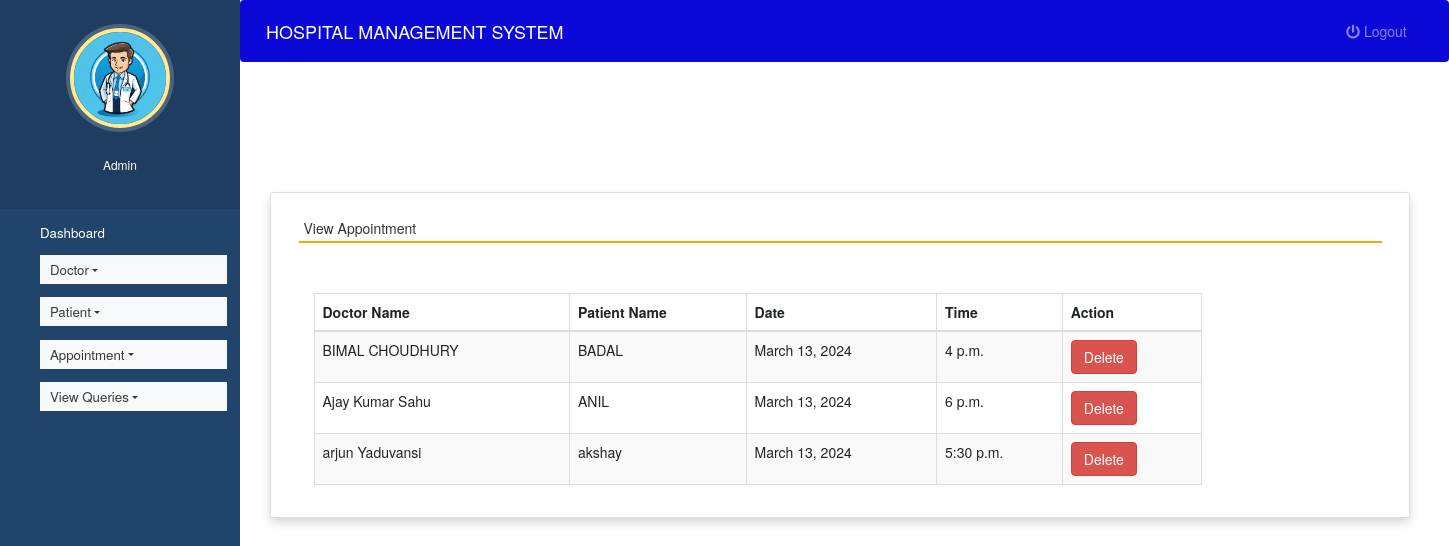
Screenshot of /view_appointment (signed in) with the database file from the repository.
### hospital/models.py (models this page shows, shortened)
class Appointment(models.Model):
    doctor = models.ForeignKey(Doctor,on_delete=models.CASCADE)
    patient = models.ForeignKey(Patient, on_delete=models.CASCADE)
    date1 = models.DateField()
    time1 = models.TimeField()

class Doctor(models.Model):
    name = models.CharField(max_length=50)
    mobile = models.IntegerField()
    special = models.CharField(max_length=50)
    def __str__(self):
       return self.name

class Patient(models.Model):
    name = models.CharField(max_length=50)
    gender = models.CharField(max_length=10)
    mobile = models.IntegerField(null=True)
    address = models.CharField(max_length=50)
    def __str__(self):
       return self.name

### hospital/views.py (the view)
# urls.py: path('view_appointment', view_appointment, name='view_appointment'),
def view_appointment(request):
    if not request.user.is_staff:
        return redirect('login')
    appointment = Appointment.objects.all()
    d = {'appointment':appointment}
    return render(request,'view_appointment.html', d)

### hospital/templates/view_appointment.html (shortened to what this page needs)
{% extends 'admin_nav.html' %}
{% load static %}
{% block content %}
<link rel="stylesheet" href="https://maxcdn.bootstrapcdn.com/bootstrap/3.4.1/css/bootstrap.min.css">
  <link rel="stylesheet" href="https://cdnjs.cloudflare.com/ajax/libs/font-awesome/4.7.0/css/font-awesome.min.css">
  <link rel="stylesheet" href="https://use.fontawesome.com/releases/v5.6.3/css/all.css">
<br><br><br><br>
<div class="container card shadow m-5">
    <div class="card-body">
        <h5 class="p-2" style="border-bottom: 2px solid orange">View Appointment</h5>
		<div class="container mt-5">
		<table id="example" class="table table-striped table-bordered table-sm" style="width:80%">
			<thead>
				<tr>
					<th>Doctor Name</th>
					<th>Patient Name</th>
                    <th>Date</th>
					<th>Time</th>
					<th>Action</th>
				</tr>
			</thead>
			<tbody>
            {% for i in appointment %}
			<tr>
				<td>{{i.doctor}}</td>
				<td>{{i.patient}}</td>
				<td>{{i.date1}}</td>
				<td>{{i.time1}}</td>
				<td><a href="{% url 'delete_appointment' i.id %}" onclick="return confirm('Are you ready to delete this record ?')" class="btn btn-danger">Delete</a></td>
			</tr>
			{% endfor %}
			</tbody>
		</table>
	 </div>
	</div>
</div>
{% endblock content %}

### hospital/templates/admin_nav.html (shortened to what this page needs)
<!DOCTYPE html>
{% load static %}
<html lang="en">
<head>
  <link rel="stylesheet" href="https://stackpath.bootstrapcdn.com/bootstrap/4.3.1/css/bootstrap.min.css">
  <link rel="stylesheet" href="https://maxcdn.bootstrapcdn.com/font-awesome/4.7.0/css/font-awesome.min.css">
  <link rel="stylesheet" href="{% static 'style.css' %}">
</head>
<body>
  <nav class="menu" tabindex="0">
    <header class="avatar">
      <img src="{% static 'images/admin.avif' %}" />
      <br><br>
      <h6 style="color : white">Admin</h6>
    </header>
    <ul>
      <li tabindex="0" class="icon-dashboard"> <a style="color:white; text-decoration:none;" href="{% url 'admin_home' %}"><span>Dashboard</span></a> </li>
      <li tabindex="0" class="nav-item dropdown icon-customers">
        <a href="" class="nav-link dropdown-toggle text-dark bg-light" id="navbardrop"
				data-toggle="dropdown" style="color:white; text-decoration:none;"> Doctor</a>
      </li>
      <li tabindex="0" class="nav-item dropdown icon-users">
        <a href="" class="nav-link dropdown-toggle text-dark bg-light" id="navbardrop"
				data-toggle="dropdown" style="color:white; text-decoration:none;"> Patient</a>
      </li>
      <li tabindex="0" class="nav-item dropdown icon-calendar">
        <a href="" class="nav-link dropdown-toggle text-dark bg-light" id="navbardrop"
				data-toggle="dropdown" style="color:white; text-decoration:none;"> Appointment</a>
      </li>
        <li tabindex="0" class="nav-item dropdown icon-calendar">
        <a href="" class="nav-link dropdown-toggle text-dark bg-light" id="navbardrop"
				data-toggle="dropdown" style="color:white; text-decoration:none;"> View Queries</a>
      </li>
    </ul>
  </nav>
  <main>
    <div class="bs-example">
      <nav class="navbar navbar-expand-md  navbar-dark fixed-top" style="background:#0C08D7;">
        <a href="#" class="navbar-brand">HOSPITAL MANAGEMENT SYSTEM</a>
        <div class="collapse navbar-collapse justify-content-between" id="navbarCollapse">
          <div class="navbar-nav" style=" margin-left: 90%;">
            <a href="{% url 'logout' %}" class="nav-item nav-link"><i class="fas fa-power-off"></i> Logout</a>
          </div>
        </div>
      </nav>
    </div>
    {% block content %}
    {% endblock content %}
  </main>
</body>
</html>

### hospital/static/style.css (style rules this page uses)
body { padding-left: 240px; }
main { position: relative; height: 100vh; }
.menu { background: #21446B; height: 100vh; width: 240px; position: fixed; top: 0px; left: 0; z-index: 5; outline: none; }
.menu .avatar { background: rgba(0, 0, 0, 0.1); padding: 2em 0.5em; text-align: center; }
.menu .avatar img { width: 100px; border-radius: 50%; overflow: hidden; border: 4px solid #ffea92; box-shadow: 0 0 0 4px rgba(255, 255, 255, 0.2); }
.menu ul { list-style: none; padding: 0.5em 0; margin: 0; }
.menu ul li { padding: 0.5em 1em 0.5em 3em; font-size: 0.95em; font-weight: regular; background-repeat: no-repeat; background-position: left 15px center; background-size: auto 20px; transition: all 0.15s linear; cursor: pointer; }
.menu ul li.icon-dashboard { background-image: url("http://www.entypo.com/images//gauge.svg"); }
.menu ul li.icon-customers { background-image: url("http://www.entypo.com/images//briefcase.svg"); }
.menu ul li.icon-users { background-image: url("http://www.entypo.com/images//users.svg"); }
.menu ul li.icon-calendar { background-image: url("http://www.entypo.com/images//calendar.svg"); }

### hospital/templates/admin_nav.html (style rules this page uses)
a:link { text-decoration: none; }
a { color: white; }
body { padding-left: 240px; }
main { position: relative; height: 100vh; }
.menu { background: #21446B; height: 100vh; width: 240px; position: fixed; top: 0px; left: 0; z-index: 5; outline: none; }
.menu .avatar { background: rgba(0, 0, 0, 0.1); padding: 2em 0.5em; text-align: center; }
.menu .avatar img { width: 100px; border-radius: 50%; overflow: hidden; border: 4px solid #ffea92; box-shadow: 0 0 0 4px rgba(255, 255, 255, 0.2); }
.menu ul { list-style: none; padding: 0.5em 0; margin: 0; }
.menu ul li { padding: 0.5em 1em 0.5em 3em; font-size: 0.95em; font-weight: regular; background-repeat: no-repeat; background-position: left 15px center; background-size: auto 20px; transition: all 0.15s linear; cursor: pointer; }
.menu ul li.icon-dashboard { background-image: url("http://www.entypo.com/images//gauge.svg"); }
.menu ul li.icon-customers { background-image: url("http://www.entypo.com/images//briefcase.svg"); }
.menu ul li.icon-users { background-image: url("http://www.entypo.com/images//users.svg"); }
.menu ul li.icon-calendar { background-image: url("http://www.entypo.com/images//calendar.svg"); }

### rows the page displays
Appointment: doctor "BIMAL CHOUDHURY", patient "BADAL", date1 "March 13, 2024", time1 "4 p.m."
Appointment: doctor "Ajay Kumar Sahu", patient "ANIL", date1 "March 13, 2024", time1 "6 p.m."
Appointment: doctor "arjun Yaduvansi", patient "akshay", date1 "March 13, 2024", time1 "5:30 p.m."
